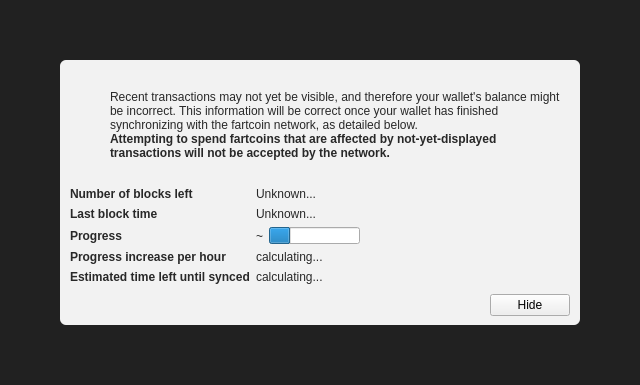
<?xml version="1.0" encoding="UTF-8"?>
<ui version="4.0">
 <class>ModalOverlay</class>
 <widget class="ModalOverlay" name="ModalOverlay">
  <property name="geometry">
   <rect>
    <x>0</x>
    <y>0</y>
    <width>640</width>
    <height>385</height>
   </rect>
  </property>
  <property name="windowTitle">
   <string>Form</string>
  </property>
  <layout class="QVBoxLayout" name="verticalLayout" stretch="0">
   <property name="sizeConstraint">
    <enum>QLayout::SetDefaultConstraint</enum>
   </property>
   <property name="leftMargin">
    <number>0</number>
   </property>
   <property name="topMargin">
    <number>0</number>
   </property>
   <property name="rightMargin">
    <number>0</number>
   </property>
   <property name="bottomMargin">
    <number>0</number>
   </property>
   <item>
    <widget class="QWidget" name="bgWidget" native="true">
     <property name="styleSheet">
      <string notr="true">#bgWidget { background: rgba(0,0,0,220); }</string>
     </property>
     <layout class="QVBoxLayout" name="verticalLayoutMain" stretch="1">
      <property name="leftMargin">
       <number>60</number>
      </property>
      <property name="topMargin">
       <number>60</number>
      </property>
      <property name="rightMargin">
       <number>60</number>
      </property>
      <property name="bottomMargin">
       <number>60</number>
      </property>
      <item>
       <widget class="QWidget" name="contentWidget" native="true">
        <property name="styleSheet">
         <string notr="true">#contentWidget { background: rgba(255,255,255,240); border-radius: 6px; }

QLabel { color: rgb(40,40,40);  }</string>
        </property>
        <layout class="QVBoxLayout" name="verticalLayoutSub" stretch="1,0,0,0">
         <property name="spacing">
          <number>0</number>
         </property>
         <property name="leftMargin">
          <number>10</number>
         </property>
         <property name="topMargin">
          <number>10</number>
         </property>
         <property name="rightMargin">
          <number>10</number>
         </property>
         <property name="bottomMargin">
          <number>10</number>
         </property>
         <item>
          <layout class="QHBoxLayout" name="horizontalLayoutIconText" stretch="0,1">
           <property name="topMargin">
            <number>20</number>
           </property>
           <item>
            <layout class="QVBoxLayout" name="verticalLayoutIcon">
             <property name="leftMargin">
              <number>0</number>
             </property>
             <item>
              <widget class="QPushButton" name="warningIcon">
               <property name="enabled">
                <bool>false</bool>
               </property>
               <property name="text">
                <string/>
               </property>
               <property name="icon">
                <iconset>
                 <normaloff>:/icons/warning</normaloff>
                 <disabledoff>:/icons/warning</disabledoff>:/icons/warning</iconset>
               </property>
               <property name="iconSize">
                <size>
                 <width>48</width>
                 <height>48</height>
                </size>
               </property>
               <property name="flat">
                <bool>true</bool>
               </property>
              </widget>
             </item>
             <item>
              <spacer name="verticalSpacerWarningIcon">
               <property name="orientation">
                <enum>Qt::Vertical</enum>
               </property>
               <property name="sizeHint" stdset="0">
                <size>
                 <width>20</width>
                 <height>40</height>
                </size>
               </property>
              </spacer>
             </item>
            </layout>
           </item>
           <item>
            <layout class="QVBoxLayout" name="verticalLayoutInfoText">
             <property name="leftMargin">
              <number>0</number>
             </property>
             <property name="topMargin">
              <number>0</number>
             </property>
             <item>
              <widget class="QLabel" name="infoText">
               <property name="text">
                <string>Recent transactions may not yet be visible, and therefore your wallet's balance might be incorrect. This information will be correct once your wallet has finished synchronizing with the fartcoin network, as detailed below.</string>
               </property>
               <property name="textFormat">
                <enum>Qt::RichText</enum>
               </property>
               <property name="wordWrap">
                <bool>true</bool>
               </property>
              </widget>
             </item>
             <item>
              <widget class="QLabel" name="infoTextStrong">
               <property name="font">
                <font>
                 <weight>75</weight>
                 <bold>true</bold>
                </font>
               </property>
               <property name="text">
                <string>Attempting to spend fartcoins that are affected by not-yet-displayed transactions will not be accepted by the network.</string>
               </property>
               <property name="textFormat">
                <enum>Qt::RichText</enum>
               </property>
               <property name="wordWrap">
                <bool>true</bool>
               </property>
              </widget>
             </item>
             <item>
              <spacer name="verticalSpacerInTextSpace">
               <property name="orientation">
                <enum>Qt::Vertical</enum>
               </property>
               <property name="sizeHint" stdset="0">
                <size>
                 <width>20</width>
                 <height>40</height>
                </size>
               </property>
              </spacer>
             </item>
            </layout>
           </item>
          </layout>
         </item>
         <item>
          <spacer name="verticalSpacerAfterText">
           <property name="orientation">
            <enum>Qt::Vertical</enum>
           </property>
           <property name="sizeHint" stdset="0">
            <size>
             <width>20</width>
             <height>40</height>
            </size>
           </property>
          </spacer>
         </item>
         <item>
          <layout class="QFormLayout" name="formLayout">
           <property name="fieldGrowthPolicy">
            <enum>QFormLayout::FieldsStayAtSizeHint</enum>
           </property>
           <property name="horizontalSpacing">
            <number>6</number>
           </property>
           <property name="verticalSpacing">
            <number>6</number>
           </property>
           <property name="topMargin">
            <number>10</number>
           </property>
           <item row="0" column="0">
            <widget class="QLabel" name="labelNumberOfBlocksLeft">
             <property name="font">
              <font>
               <weight>75</weight>
               <bold>true</bold>
              </font>
             </property>
             <property name="text">
              <string>Number of blocks left</string>
             </property>
            </widget>
           </item>
           <item row="0" column="1">
            <widget class="QLabel" name="numberOfBlocksLeft">
             <property name="text">
              <string>Unknown...</string>
             </property>
            </widget>
           </item>
           <item row="1" column="0">
            <widget class="QLabel" name="labelLastBlockTime">
             <property name="font">
              <font>
               <weight>75</weight>
               <bold>true</bold>
              </font>
             </property>
             <property name="text">
              <string>Last block time</string>
             </property>
            </widget>
           </item>
           <item row="1" column="1">
            <widget class="QLabel" name="newestBlockDate">
             <property name="sizePolicy">
              <sizepolicy hsizetype="Maximum" vsizetype="Preferred">
               <horstretch>0</horstretch>
               <verstretch>0</verstretch>
              </sizepolicy>
             </property>
             <property name="text">
              <string>Unknown...</string>
             </property>
            </widget>
           </item>
           <item row="2" column="0">
            <widget class="QLabel" name="labelSyncDone">
             <property name="font">
              <font>
               <weight>75</weight>
               <bold>true</bold>
              </font>
             </property>
             <property name="text">
              <string>Progress</string>
             </property>
            </widget>
           </item>
           <item row="2" column="1">
            <layout class="QHBoxLayout" name="horizontalLayoutSync" stretch="0,1">
             <item>
              <widget class="QLabel" name="percentageProgress">
               <property name="text">
                <string notr="true">~</string>
               </property>
              </widget>
             </item>
             <item>
              <widget class="QProgressBar" name="progressBar">
               <property name="value">
                <number>24</number>
               </property>
               <property name="format">
                <string/>
               </property>
              </widget>
             </item>
            </layout>
           </item>
           <item row="4" column="0">
            <widget class="QLabel" name="labelProgressIncrease">
             <property name="font">
              <font>
               <weight>75</weight>
               <bold>true</bold>
              </font>
             </property>
             <property name="text">
              <string>Progress increase per hour</string>
             </property>
            </widget>
           </item>
           <item row="4" column="1">
            <widget class="QLabel" name="progressIncreasePerH">
             <property name="text">
              <string>calculating...</string>
             </property>
            </widget>
           </item>
           <item row="5" column="0">
            <widget class="QLabel" name="labelEstimatedTimeLeft">
             <property name="font">
              <font>
               <weight>75</weight>
               <bold>true</bold>
              </font>
             </property>
             <property name="text">
              <string>Estimated time left until synced</string>
             </property>
            </widget>
           </item>
           <item row="5" column="1">
            <widget class="QLabel" name="expectedTimeLeft">
             <property name="text">
              <string>calculating...</string>
             </property>
            </widget>
           </item>
          </layout>
         </item>
         <item>
          <layout class="QHBoxLayout" name="horizontalLayoutButtons">
           <property name="leftMargin">
            <number>10</number>
           </property>
           <property name="topMargin">
            <number>10</number>
           </property>
           <item>
            <spacer name="horizontalSpacer">
             <property name="orientation">
              <enum>Qt::Horizontal</enum>
             </property>
             <property name="sizeHint" stdset="0">
              <size>
               <width>40</width>
               <height>20</height>
              </size>
             </property>
            </spacer>
           </item>
           <item>
            <widget class="QPushButton" name="closeButton">
             <property name="text">
              <string>Hide</string>
             </property>
            </widget>
           </item>
          </layout>
         </item>
        </layout>
       </widget>
      </item>
     </layout>
    </widget>
   </item>
  </layout>
 </widget>
 <customwidgets>
  <customwidget>
   <class>ModalOverlay</class>
   <extends>QWidget</extends>
   <header>modaloverlay.h</header>
   <container>1</container>
  </customwidget>
 </customwidgets>
 <resources/>
 <connections/>
</ui>
